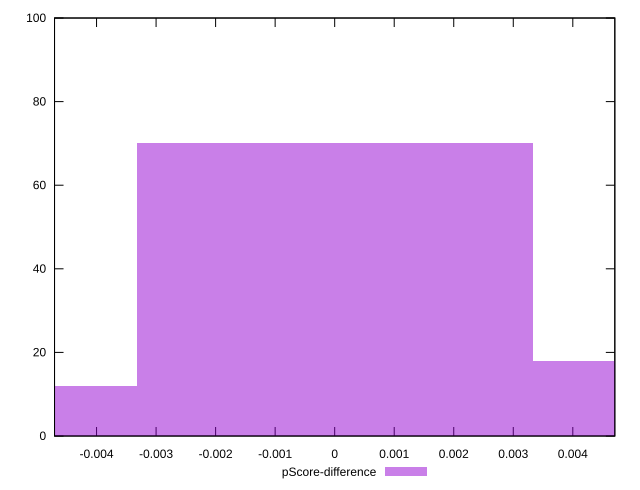

Source code (gnuplot):
reset

$pScoreDifference <<EOF
0 70
-0.006648594035096489 12
0.006648594035096489 18
EOF

set key outside below
set boxwidth 0.006648594035096489
set xrange [-0.004705882352941199:0.004705882352941171]
set yrange [0:100]
set trange [0:100]
set style fill transparent solid 0.5 noborder
set terminal svg size 640, 490 enhanced background rgb 'white'
set output "reports/report_00030_2021-02-24T20-42-31.540Z/unused-javascript/samples/music/pScore-difference/histogram.svg"

plot $pScoreDifference title "pScore-difference" with boxes

reset
